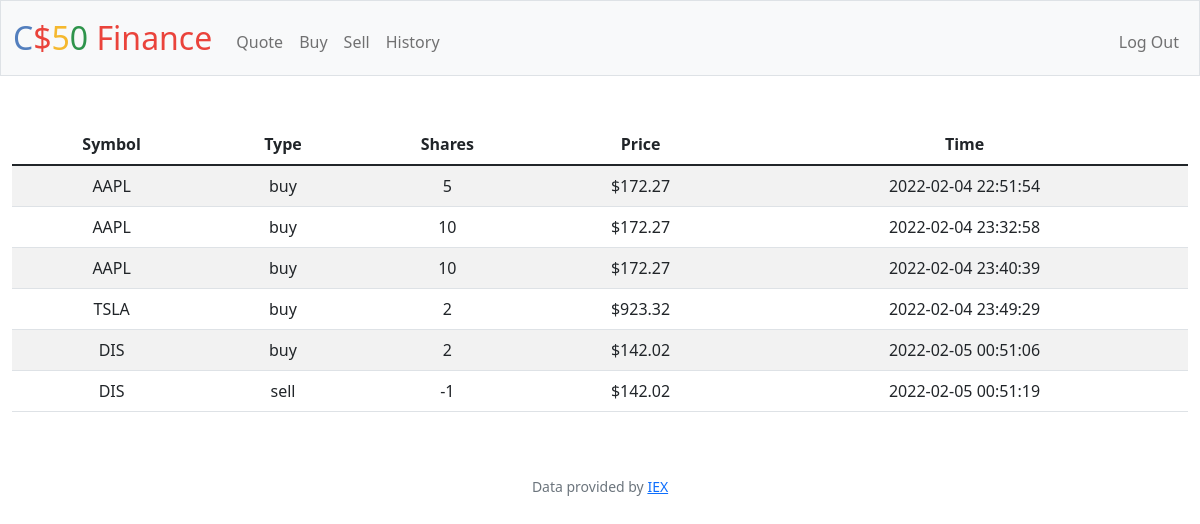
Screenshot of /history (signed in) with the database file from the repository.
### tables this page shows
CREATE TABLE transactions (
    id INTEGER PRIMARY KEY AUTOINCREMENT,
    user_id INTEGER NOT NULL,
    name TEXT NOT NULL,
    shares INTEGER NOT NULL,
    price NUMERIC NOT NULL,
    type TEXT NOT NULL,
    symbol TEXT NOT NULL,
    time TIMESTAMP DEFAULT CURRENT_TIMESTAMP,
    FOREIGN KEY(user_id) REFERENCES users(id)
);

### app.py (the view)
@app.route("/history")
@login_required
def history():
    user_id = session["user_id"]
    transactions = db.execute("SELECT type, symbol, price, shares, time FROM transactions WHERE user_id = ?", user_id)
    return render_template("history.html", transactions=transactions, usd=usd)

### app.py (called while the page is built)
@app.after_request
def after_request(response):
    response.headers["Cache-Control"] = "no-cache, no-store, must-revalidate"
    response.headers["Expires"] = 0
    response.headers["Pragma"] = "no-cache"
    return response

### helpers.py (called while the page is built)
def login_required(f):
    @wraps(f)
    def decorated_function(*args, **kwargs):
        if session.get("user_id") is None:
            return redirect("/login")
        return f(*args, **kwargs)
    return decorated_function

def usd(value):
    return f"${value:,.2f}"

### templates/history.html (shortened to what this page needs)
{% extends "layout.html" %}
{% block main %}
<table class = "table table-striped">
    <thead>
        <tr>
            <th>Symbol</th>
            <th>Type</th>
            <th>Shares</th>
            <th>Price</th>
            <th>Time</th>
        </tr>
    </thead>
    <tbody>
        {% for transaction in transactions %}
        <tr>
            <td> {{ transaction["symbol"].upper() }}</td>
            <td> {{ transaction["type"] }}</td>
            <td> {{ transaction["shares"] }}</td>
            <td> {{ usd(transaction["price"]) }}</td>
            <td> {{ transaction["time"] }}</td>
        </tr>
        {% endfor %}
    </tbody>
</table>
{% endblock %}

### rows the page displays
transactions: price "$172.27"
transactions: price "$172.27"
transactions: price "$172.27"
transactions: price "$923.32"
transactions: price "$142.02"
transactions: price "$142.02"
